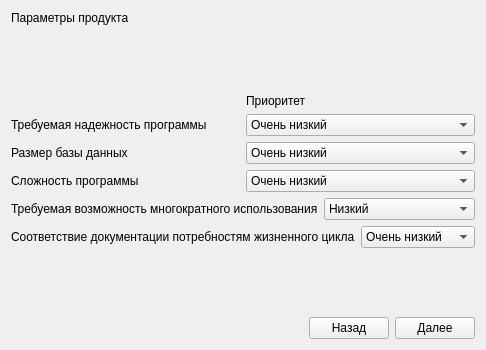
      <widget class="QWidget" name="tab_5">
       <attribute name="title">
        <string>МТ (Детал.)</string>
       </attribute>
       <layout class="QVBoxLayout" name="verticalLayout_5">
        <item>
         <widget class="QLabel" name="label_35">
          <property name="text">
           <string>Параметры продукта</string>
          </property>
         </widget>
        </item>
        <item>
         <spacer name="verticalSpacer_12">
          <property name="orientation">
           <enum>Qt::Vertical</enum>
          </property>
          <property name="sizeHint" stdset="0">
           <size>
            <width>20</width>
            <height>63</height>
           </size>
          </property>
         </spacer>
        </item>
        <item>
         <layout class="QHBoxLayout" name="horizontalLayout_31">
          <item>
           <widget class="QLabel" name="label_33">
            <property name="text">
             <string/>
            </property>
           </widget>
          </item>
          <item>
           <widget class="QLabel" name="label_34">
            <property name="text">
             <string>Приоритет</string>
            </property>
           </widget>
          </item>
         </layout>
        </item>
        <item>
         <layout class="QHBoxLayout" name="horizontalLayout_29">
          <item>
           <widget class="QLabel" name="label_31">
            <property name="text">
             <string>Требуемая надежность программы</string>
            </property>
           </widget>
          </item>
          <item>
           <widget class="QComboBox" name="comboBox_19">
            <item>
             <property name="text">
              <string>Очень низкий</string>
             </property>
            </item>
            <item>
             <property name="text">
              <string>Низкий</string>
             </property>
            </item>
            <item>
             <property name="text">
              <string>Средний</string>
             </property>
            </item>
            <item>
             <property name="text">
              <string>Высокий</string>
             </property>
            </item>
            <item>
             <property name="text">
              <string>Очень высокий</string>
             </property>
            </item>
           </widget>
          </item>
         </layout>
        </item>
        <item>
         <layout class="QHBoxLayout" name="horizontalLayout_36">
          <item>
           <widget class="QLabel" name="label_39">
            <property name="text">
             <string>Размер базы данных</string>
            </property>
           </widget>
          </item>
          <item>
           <widget class="QComboBox" name="comboBox_24">
            <item>
             <property name="text">
              <string>Очень низкий</string>
             </property>
            </item>
            <item>
             <property name="text">
              <string>Низкий</string>
             </property>
            </item>
            <item>
             <property name="text">
              <string>Средний</string>
             </property>
            </item>
            <item>
             <property name="text">
              <string>Высокий</string>
             </property>
            </item>
            <item>
             <property name="text">
              <string>Очень высокий</string>
             </property>
            </item>
            <item>
             <property name="text">
              <string>Критически высокий</string>
             </property>
            </item>
           </widget>
          </item>
         </layout>
        </item>
        <item>
         <layout class="QHBoxLayout" name="horizontalLayout_34">
          <item>
           <widget class="QLabel" name="label_37">
            <property name="text">
             <string>Сложность программы</string>
            </property>
           </widget>
          </item>
          <item>
           <widget class="QComboBox" name="comboBox_22">
            <item>
             <property name="text">
              <string>Очень низкий</string>
             </property>
            </item>
            <item>
             <property name="text">
              <string>Низкий</string>
             </property>
            </item>
            <item>
             <property name="text">
              <string>Средний</string>
             </property>
            </item>
            <item>
             <property name="text">
              <string>Высокий</string>
             </property>
            </item>
            <item>
             <property name="text">
              <string>Очень высокий</string>
             </property>
            </item>
            <item>
             <property name="text">
              <string>Критически высокий</string>
             </property>
            </item>
           </widget>
          </item>
         </layout>
        </item>
        <item>
         <layout class="QHBoxLayout" name="horizontalLayout_30">
          <item>
           <widget class="QLabel" name="label_32">
            <property name="text">
             <string>Требуемая возможность многократного использования</string>
            </property>
           </widget>
          </item>
          <item>
           <widget class="QComboBox" name="comboBox_20">
            <item>
             <property name="text">
              <string>Низкий</string>
             </property>
            </item>
            <item>
             <property name="text">
              <string>Средний</string>
             </property>
            </item>
            <item>
             <property name="text">
              <string>Высокий</string>
             </property>
            </item>
            <item>
             <property name="text">
              <string>Очень высокий</string>
             </property>
            </item>
            <item>
             <property name="text">
              <string>Критически высокий</string>
             </property>
            </item>
           </widget>
          </item>
         </layout>
        </item>
        <item>
         <layout class="QHBoxLayout" name="horizontalLayout_32">
          <item>
           <widget class="QLabel" name="label_36">
            <property name="text">
             <string>Соответствие документации потребностям жизненного цикла</string>
            </property>
           </widget>
          </item>
          <item>
           <widget class="QComboBox" name="comboBox_21">
            <item>
             <property name="text">
              <string>Очень низкий</string>
             </property>
            </item>
            <item>
             <property name="text">
              <string>Низкий</string>
             </property>
            </item>
            <item>
             <property name="text">
              <string>Средний</string>
             </property>
            </item>
            <item>
             <property name="text">
              <string>Высокий</string>
             </property>
            </item>
            <item>
             <property name="text">
              <string>Очень высокий</string>
             </property>
            </item>
           </widget>
          </item>
         </layout>
        </item>
        <item>
         <spacer name="verticalSpacer_11">
          <property name="orientation">
           <enum>Qt::Vertical</enum>
          </property>
          <property name="sizeHint" stdset="0">
           <size>
            <width>20</width>
            <height>63</height>
           </size>
          </property>
         </spacer>
        </item>
        <item>
         <layout class="QHBoxLayout" name="horizontalLayout_33">
          <item>
           <spacer name="horizontalSpacer_7">
            <property name="orientation">
             <enum>Qt::Horizontal</enum>
            </property>
            <property name="sizeHint" stdset="0">
             <size>
              <width>40</width>
              <height>20</height>
             </size>
            </property>
           </spacer>
          </item>
          <item>
           <widget class="QPushButton" name="pushButton_11">
            <property name="text">
             <string>Назад</string>
            </property>
           </widget>
          </item>
          <item>
           <widget class="QPushButton" name="pushButton_12">
            <property name="text">
             <string>Далее</string>
            </property>
           </widget>
          </item>
         </layout>
        </item>
       </layout>
      </widget>
